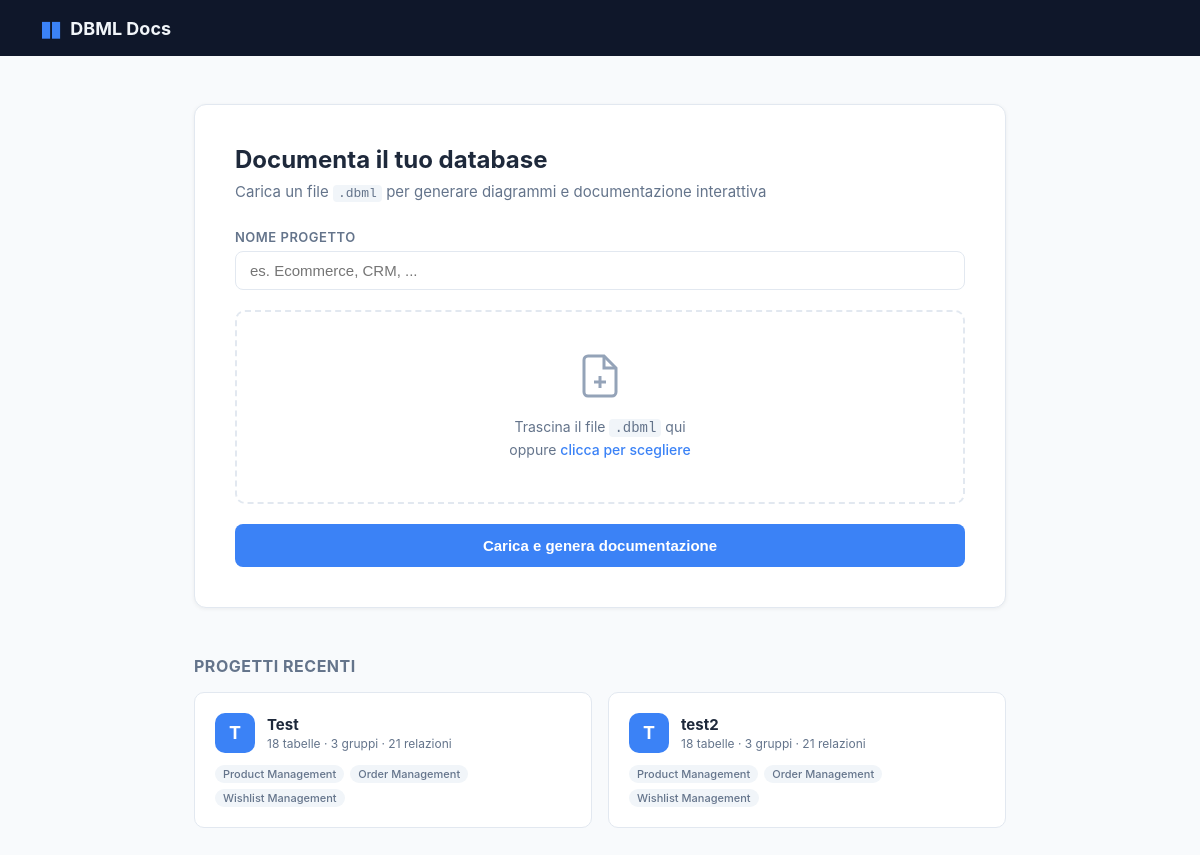
Before: / with the older database file.
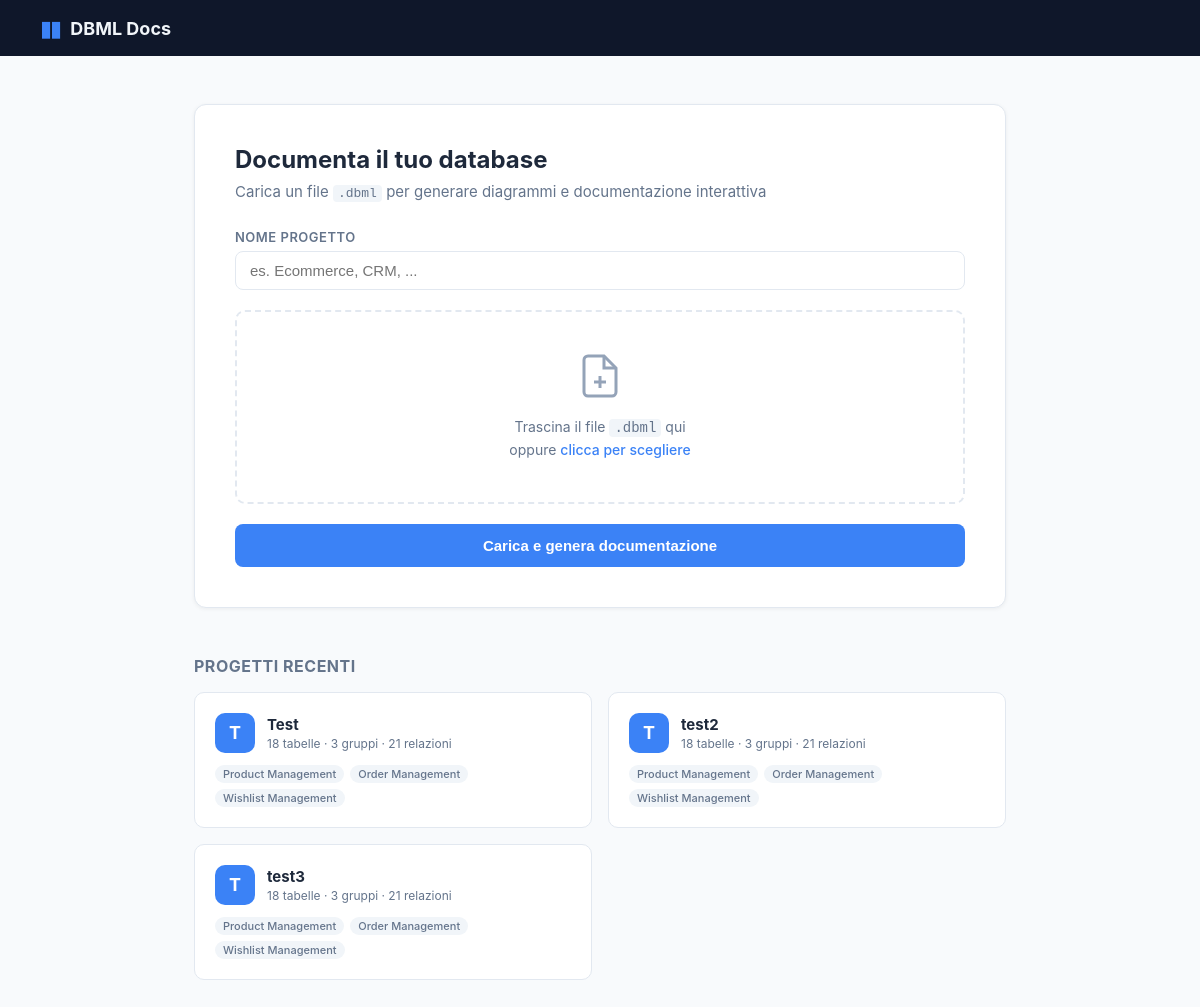
After: the same page with the newer database file.
### models.py (models this page shows)
class Project(Base):
    __tablename__ = "projects"
    id:              Mapped[str]            = mapped_column(String(16), primary_key=True)
    name:            Mapped[str]            = mapped_column(String(255), nullable=False)
    tables_data:     Mapped[str]            = mapped_column(Text, default="{}")
    groups_data:     Mapped[str]            = mapped_column(Text, default="{}")
    refs_data:       Mapped[str]            = mapped_column(Text, default="[]")
    ungrouped_data:  Mapped[str]            = mapped_column(Text, default="[]")
    saved_positions: Mapped[str]            = mapped_column(Text, default="{}")
    notes_data:      Mapped[str]            = mapped_column(Text, default="[]")   # post-it notes
    markdown_notes:  Mapped[Optional[str]]  = mapped_column(Text, default="")
    created_at:      Mapped[Optional[datetime]] = mapped_column(
        DateTime, server_default=func.now()
    )

### main.py (the view)
@app.get("/", response_class=HTMLResponse)
async def index(request: Request, db: Session = Depends(get_db)):
    projects = [_to_dict(p) for p in db.query(Project).order_by(Project.name).all()]
    return templates.TemplateResponse("index.html", {
        "request": request, "projects": projects,
    })

### templates/index.html (shortened to what this page needs)
<!DOCTYPE html>
<html lang="it">
<head>
  <link rel="stylesheet" href="/static/css/style.css" />
</head>
<body class="index-page">
  <div class="index-header">
    <div class="logo">
      <span class="logo-icon">&#9646;&#9646;</span>
      <span class="logo-text">DBML Docs</span>
    </div>
  </div>
  <div class="index-body">
    <div class="upload-card">
      <h1>Documenta il tuo database</h1>
      <p class="subtitle">Carica un file <code>.dbml</code> per generare diagrammi e documentazione interattiva</p>
      <form action="/upload" method="post" enctype="multipart/form-data" id="uploadForm">
        <div class="form-group">
          <label for="name">Nome progetto</label>
          <input type="text" id="name" name="name" placeholder="es. Ecommerce, CRM, ..." required />
        </div>
        <div class="drop-zone" id="dropZone">
          <div class="drop-zone-inner">
            <svg width="48" height="48" viewBox="0 0 24 24" fill="none" stroke="currentColor" stroke-width="1.5">
              <path d="M14 2H6a2 2 0 0 0-2 2v16a2 2 0 0 0 2 2h12a2 2 0 0 0 2-2V8z"/>
              <polyline points="14 2 14 8 20 8"/>
              <line x1="12" y1="18" x2="12" y2="12"/>
              <line x1="9" y1="15" x2="15" y2="15"/>
            </svg>
            <p id="dropText">Trascina il file <code>.dbml</code> qui<br/>oppure <span class="link-text">clicca per scegliere</span></p>
          </div>
        </div>
        <button type="submit" class="btn btn-primary btn-block">Carica e genera documentazione</button>
      </form>
    </div>
    {% if projects %}
    <div class="projects-section">
      <h2>Progetti recenti</h2>
      <div class="projects-grid">
        {% for p in projects %}
        <a href="/project/{{ p.id }}" class="project-card">
          <div class="project-card-header">
            <div class="project-icon">{{ p.name[0] | upper }}</div>
            <div class="project-meta">
              <div class="project-name">{{ p.name }}</div>
              <div class="project-stats">
                {{ p.tables | length }} tabelle &middot;
                {{ p.groups | length }} gruppi &middot;
                {{ p.refs | length }} relazioni
              </div>
            </div>
          </div>
          <div class="project-groups">
            {% for g in p.groups %}
            <span class="group-tag">{{ g }}</span>
            {% endfor %}
          </div>
        </a>
        {% endfor %}
      </div>
    </div>
    {% endif %}
  </div>
</body>
</html>

### static/css/style.css (style rules this page uses)
*, *::before, *::after { box-sizing: border-box; margin: 0; padding: 0; }
:root { --sidebar-w: 272px; --sidebar-bg: #0f172a; --sidebar-border: #1e293b; --sidebar-text: #94a3b8; --sidebar-text-bright: #e2e8f0; --sidebar-hover: #1e293b; --sidebar-active: #1e3a5f; --canvas-bg: #f1f5f9; --card-bg: #ffffff; --card-border: #e2e8f0; --card-shadow: 0 2px 8px rgba(0,0,0,.08); --card-shadow-active: 0 0 0 2px #3b82f6, 0 4px 16px rgba(59,130,246,.2); --accent: #3b82f6; --text: #1e293b; --text-muted: #64748b; --border: #e2e8f0; --toolbar-h: 48px; --font: -apple-system, BlinkMacSystemFont, 'Segoe UI', Roboto, sans-serif; }
body { font-family: var(--font); color: var(--text); background: #fff; }
a { text-decoration: none; color: inherit; }
code { font-family: 'SFMono-Regular', Consolas, monospace; }
.index-page { background: #f8fafc; min-height: 100vh; }
.index-header { background: var(--sidebar-bg); padding: 0 40px; height: 56px; display: flex; align-items: center; }
.logo { display: flex; align-items: center; gap: 10px; }
.logo-icon { color: #3b82f6; font-size: 22px; letter-spacing: -2px; }
.logo-text { color: #f1f5f9; font-size: 18px; font-weight: 700; }
.index-body { max-width: 860px; margin: 0 auto; padding: 48px 24px 80px; }
.upload-card { background: #fff; border: 1px solid var(--border); border-radius: 12px; padding: 40px; box-shadow: 0 1px 4px rgba(0,0,0,.06); }
.upload-card h1 { font-size: 24px; font-weight: 700; color: var(--text); }
.subtitle { margin-top: 8px; color: var(--text-muted); font-size: 15px; }
.subtitle code { background: #f1f5f9; padding: 1px 5px; border-radius: 4px; font-size: 13px; }
.form-group { margin-top: 28px; }
.form-group label { display: block; font-size: 13px; font-weight: 600; color: var(--text-muted); margin-bottom: 6px; text-transform: uppercase; letter-spacing: .5px; }
.form-group input[type="text"] { width: 100%; padding: 10px 14px; border: 1.5px solid var(--border); border-radius: 8px; font-size: 15px; color: var(--text); outline: none; transition: border-color .15s; }
.drop-zone { position: relative; margin-top: 20px; border: 2px dashed var(--border); border-radius: 10px; cursor: pointer; transition: border-color .15s, background .15s; }
.drop-zone-inner { padding: 40px 24px; text-align: center; color: var(--text-muted); pointer-events: none; }
.drop-zone-inner svg { color: #94a3b8; margin-bottom: 12px; }
.drop-zone-inner p { font-size: 14px; line-height: 1.6; }
.drop-zone-inner code { background: #f1f5f9; padding: 1px 5px; border-radius: 4px; }
.link-text { color: var(--accent); font-weight: 500; }
.btn { display: inline-flex; align-items: center; gap: 6px; padding: 10px 20px; border-radius: 8px; font-size: 14px; font-weight: 600; cursor: pointer; border: none; transition: opacity .15s; }
.btn-primary { background: var(--accent); color: #fff; }
.btn-block { width: 100%; justify-content: center; margin-top: 20px; padding: 13px; font-size: 15px; }
.projects-section { margin-top: 48px; }
.projects-section h2 { font-size: 16px; font-weight: 700; color: var(--text-muted); margin-bottom: 16px; text-transform: uppercase; letter-spacing: .5px; }
.projects-grid { display: grid; grid-template-columns: repeat(auto-fill, minmax(280px, 1fr)); gap: 16px; }
.project-card { background: #fff; border: 1px solid var(--border); border-radius: 10px; padding: 20px; transition: box-shadow .15s, border-color .15s; display: block; }
.project-card-header { display: flex; align-items: center; gap: 12px; }
.project-icon { width: 40px; height: 40px; border-radius: 10px; background: var(--accent); color: #fff; display: flex; align-items: center; justify-content: center; font-size: 18px; font-weight: 700; flex-shrink: 0; }
.project-name { font-weight: 700; font-size: 15px; }
.project-stats { font-size: 12px; color: var(--text-muted); margin-top: 2px; }
.project-groups { margin-top: 12px; display: flex; flex-wrap: wrap; gap: 6px; }
.group-tag { font-size: 11px; padding: 2px 8px; border-radius: 99px; background: #f1f5f9; color: var(--text-muted); font-weight: 500; }

Changed rows visible on the page:
added Project: name "T", name "test3", tables|length "18", groups|length "3", refs|length "21", groups "Product Management" "Order Management" "Wishlist Management"
